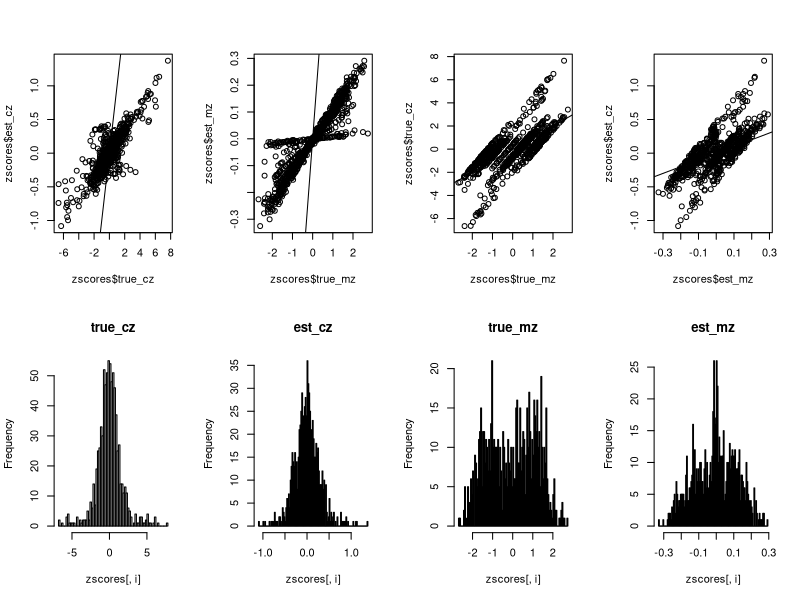

Source code (R):
conditional_mvn <- function(mu, sigma, indices, observed_values) {
  # Check input dimensions
  p <- length(mu)
  if (!all(dim(sigma) == c(p, p))) {
    stop("sigma matrix must be p x p.")
  }
  if (length(indices) != length(observed_values)) {
    stop("Length of indices must match length of observed values.")
  }
  
  # Identify indices for unobserved and observed variables
  all_indices <- 1:p
  unobserved_indices <- setdiff(all_indices, indices)
  
  # Partition mu vector and sigma matrix
  mu1 <- mu[unobserved_indices]   # mu of unobserved variables
  mu2 <- mu[indices]              # mu of observed variables
  
  Sigma11 <- sigma[unobserved_indices, unobserved_indices] # sigma of unobserved
  Sigma12 <- sigma[unobserved_indices, indices]            # Cross-sigma
  Sigma21 <- sigma[indices, unobserved_indices]
  Sigma22 <- sigma[indices, indices]                       # sigma of observed
  Sigma22_inv <- solve(Sigma22) # Inverse of Sigma22
  
  # Compute conditional mu and sigma
  conditional_mu <- mu1 + Sigma12 %*% Sigma22_inv %*% (observed_values - mu2)
  conditional_sigma <- Sigma11 - Sigma12 %*% Sigma22_inv %*% Sigma21
  
  # Return result as a list
  list(mu = as.vector(conditional_mu), sigma = conditional_sigma)
}


n <- 50
p <- 40
mu <- rnorm(p)
r <- 0.75
R <- diag(p) + r - diag(p) * r
sds <- diag(rexp(p, 0.1)^1)
sigma <-  sds %*% R %*% sds
L <- t(chol(sigma))
x <- t(L %*% matrix(rnorm(p*n), p, n) + mu)
est_mu <- apply(x, 2, mean)
est_sigma <- cov(x)
est_sigma <- corpcor::cov.shrink(cov(x))

#induce outliers 
prop_outliers <- 0.1
n_assess <- 20
for(i in 1:n_assess){
  x[i,] <- x[i,] - (x[i,] - mu) * sample(c(rep(1, round(p * prop_outliers)), rep(0, p - round(p * prop_outliers)))) * 2
}

zscores <- data.frame(do.call(rbind, parallel::mclapply(1:n_assess, function(j){ 
  do.call(rbind, lapply(1:p, function(i){
    true_cond <- conditional_mvn(mu = mu, sigma = sigma, indices = (1:p)[-i], observed_values = x[j,-i])
    est_cond <- conditional_mvn(mu = est_mu, sigma = est_sigma, indices = (1:p)[-i], observed_values = x[j,-i])
    true_cz <- (x[j,i] - true_cond$mu) / sqrt(true_cond$sigma)
    est_cz <- (x[j,i] - est_cond$mu) / sqrt(est_cond$sigma)
    true_mz <- (x[j,i] - mu[i]) / sqrt(sigma[i,i])
    est_mz <- (x[j,i] - est_mu[i]) / sqrt(est_sigma[i,i])
    return(c(true_cz = true_cz, est_cz = est_cz,
             true_mz = true_mz, est_mz = est_mz))
  }))
}, mc.cores = 12)))

par(mfrow = c(2,4))
plot(zscores$true_cz, zscores$est_cz)
abline(0,1)
plot(zscores$true_mz, zscores$est_mz)
abline(0,1)

plot(zscores$true_mz, zscores$true_cz)
abline(0,1)
plot(zscores$est_mz, zscores$est_cz)
abline(0,1)

for(i in 1:4){
  hist(zscores[,i], main = colnames(zscores)[i], breaks = 100)
}
